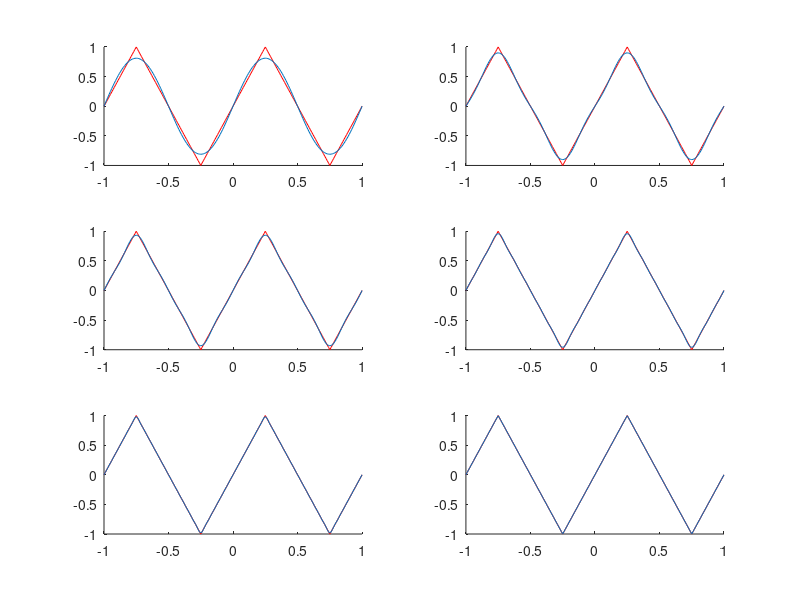

This chart was generated by the following MATLAB code:
j=1;
x=-1:0.01:1;
y1 = sawtooth(2*pi*(x+0.25),0.5);
for i =[1,2,3,5,10,50]
    subplot(3,2,j)
    j=j+1
    k=0
    sum=0
    while k<i
        odd = 2*k+1
        sum = sum + ((-1)^k)*sin(2*pi*odd*x)/(odd^2)
        k=k+1;
    end;    
    y2 = 8/(pi^2) * sum;
    hold on
    plot(x, y1, 'r')
    plot(x, y2);
end;    